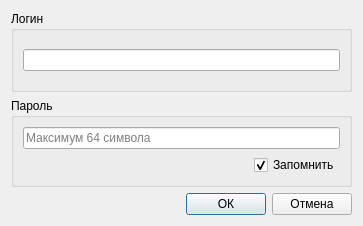
<?xml version="1.0" encoding="UTF-8"?>
<ui version="4.0">
 <class>Authorization</class>
 <widget class="QDialog" name="Authorization">
  <property name="geometry">
   <rect>
    <x>0</x>
    <y>0</y>
    <width>363</width>
    <height>226</height>
   </rect>
  </property>
  <property name="minimumSize">
   <size>
    <width>363</width>
    <height>226</height>
   </size>
  </property>
  <property name="maximumSize">
   <size>
    <width>363</width>
    <height>226</height>
   </size>
  </property>
  <property name="windowTitle">
   <string>Авторизация</string>
  </property>
  <layout class="QVBoxLayout" name="verticalLayout_3">
   <item>
    <widget class="QGroupBox" name="groupBox">
     <property name="title">
      <string>Логин</string>
     </property>
     <layout class="QVBoxLayout" name="verticalLayout">
      <item>
       <widget class="QLineEdit" name="login">
        <property name="maxLength">
         <number>64</number>
        </property>
        <property name="clearButtonEnabled">
         <bool>true</bool>
        </property>
       </widget>
      </item>
     </layout>
    </widget>
   </item>
   <item>
    <widget class="QGroupBox" name="groupBox_2">
     <property name="title">
      <string>Пароль</string>
     </property>
     <layout class="QVBoxLayout" name="verticalLayout_2">
      <item>
       <widget class="QLineEdit" name="password">
        <property name="maxLength">
         <number>64</number>
        </property>
        <property name="echoMode">
         <enum>QLineEdit::Password</enum>
        </property>
        <property name="placeholderText">
         <string>Максимум 64 символа</string>
        </property>
        <property name="clearButtonEnabled">
         <bool>true</bool>
        </property>
       </widget>
      </item>
      <item>
       <layout class="QHBoxLayout" name="horizontalLayout">
        <item>
         <spacer name="horizontalSpacer">
          <property name="orientation">
           <enum>Qt::Horizontal</enum>
          </property>
          <property name="sizeHint" stdset="0">
           <size>
            <width>40</width>
            <height>20</height>
           </size>
          </property>
         </spacer>
        </item>
        <item>
         <widget class="QCheckBox" name="save_credentials">
          <property name="text">
           <string>Запомнить</string>
          </property>
          <property name="checked">
           <bool>true</bool>
          </property>
         </widget>
        </item>
       </layout>
      </item>
     </layout>
    </widget>
   </item>
   <item>
    <layout class="QHBoxLayout" name="horizontalLayout_2">
     <item>
      <spacer name="horizontalSpacer_2">
       <property name="orientation">
        <enum>Qt::Horizontal</enum>
       </property>
       <property name="sizeHint" stdset="0">
        <size>
         <width>40</width>
         <height>20</height>
        </size>
       </property>
      </spacer>
     </item>
     <item>
      <widget class="QPushButton" name="ok">
       <property name="text">
        <string>ОК</string>
       </property>
       <property name="default">
        <bool>true</bool>
       </property>
      </widget>
     </item>
     <item>
      <widget class="QPushButton" name="cancel">
       <property name="text">
        <string>Отмена</string>
       </property>
      </widget>
     </item>
    </layout>
   </item>
  </layout>
 </widget>
 <resources/>
 <connections/>
</ui>
